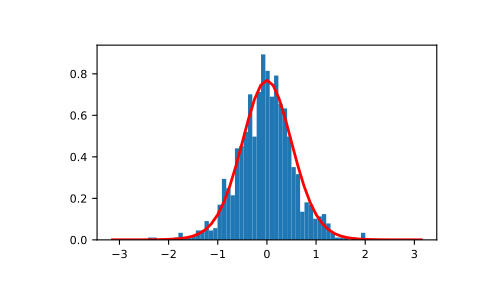

Generate this figure with Python:
# Draw samples from the distribution:

mu, kappa = 0.0, 4.0 # mean and dispersion
s = np.random.default_rng().vonmises(mu, kappa, 1000)

# Display the histogram of the samples, along with
# the probability density function:

import matplotlib.pyplot as plt
from scipy.special import i0  # doctest: +SKIP
plt.hist(s, 50, density=True)
x = np.linspace(-np.pi, np.pi, num=51)
y = np.exp(kappa*np.cos(x-mu))/(2*np.pi*i0(kappa))  # doctest: +SKIP
plt.plot(x, y, linewidth=2, color='r')  # doctest: +SKIP
plt.show()
